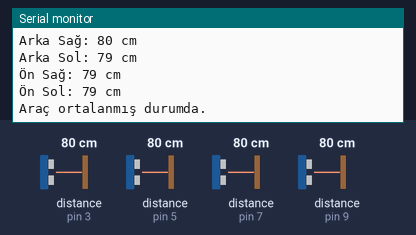
Simulated run of this sketch. Board: Arduino Uno, built with avr-gcc and run on an emulated ATmega328P. Shown: the last lines printed to the serial monitor. Wiring (inferred from the names in the program): 4 × ultrasonic range finder: trigger pin 2, echo pin 3 / trigger pin 4, echo pin 5 / trigger pin 6, echo pin 7 / trigger pin 8, echo pin 9. The test bench sets the inputs (shaded band); at power-on: distance to the obstacle (sensors on pin 3, pin 7, pin 5, pin 9) 80 cm. The echo pulse lasts 58.3 µs per cm.

Above: at 1.3 s.
1.4 s: distance to the obstacle (sensor on pin 3) set to 2 cm
At 2.04 s:
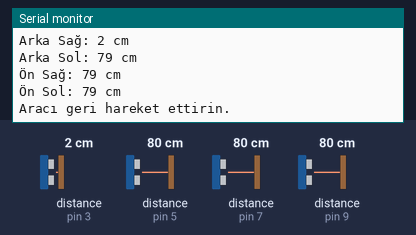
3.7 s: distance to the obstacle (sensor on pin 7) set to 2 cm
At 4.23 s:
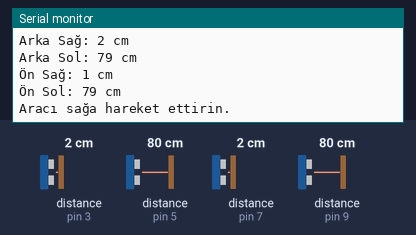
5.9 s: distance to the obstacle (sensor on pin 7) set to 120 cm
At 6.42 s:
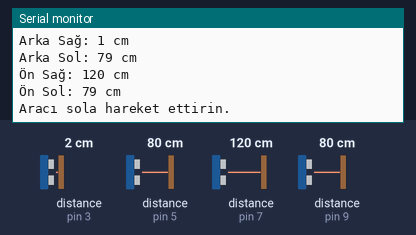
8.1 s: distance to the obstacle (sensor on pin 5) set to 2 cm
9.6 s: distance to the obstacle (sensor on pin 9) set to 250 cm
At 10.29 s:
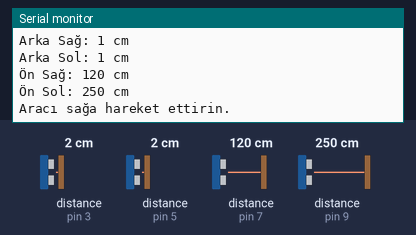
12.7 s: distance to the obstacle (sensor on pin 3) set to 4 cm
Timing chart, 0 to 15.2 s (numbered marks = the images above; inputs shaded):
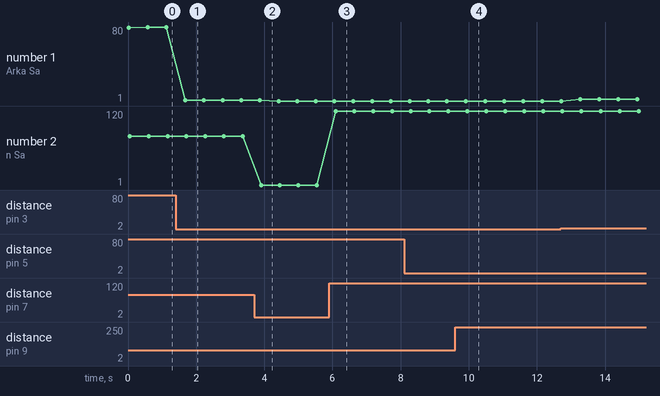

The sketch:

mesafe-sensoru-dortlu.ino
```cpp
#define TRIGGER_BACK_RIGHT 2
#define ECHO_BACK_RIGHT 3
#define TRIGGER_BACK_LEFT 4
#define ECHO_BACK_LEFT 5
#define TRIGGER_FRONT_RIGHT 6
#define ECHO_FRONT_RIGHT 7
#define TRIGGER_FRONT_LEFT 8
#define ECHO_FRONT_LEFT 9

// Mesafe eşik değerleri (cm cinsinden)
#define DISTANCE_THRESHOLD 10

void setup() {
  Serial.begin(9600);

  pinMode(TRIGGER_BACK_RIGHT, OUTPUT);
  pinMode(ECHO_BACK_RIGHT, INPUT);
  pinMode(TRIGGER_BACK_LEFT, OUTPUT);
  pinMode(ECHO_BACK_LEFT, INPUT);
  pinMode(TRIGGER_FRONT_RIGHT, OUTPUT);
  pinMode(ECHO_FRONT_RIGHT, INPUT);
  pinMode(TRIGGER_FRONT_LEFT, OUTPUT);
  pinMode(ECHO_FRONT_LEFT, INPUT);
}

void loop() {
  int distanceBackRight = getDistance(TRIGGER_BACK_RIGHT, ECHO_BACK_RIGHT);
  int distanceBackLeft = getDistance(TRIGGER_BACK_LEFT, ECHO_BACK_LEFT);
  int distanceFrontRight = getDistance(TRIGGER_FRONT_RIGHT, ECHO_FRONT_RIGHT);
  int distanceFrontLeft = getDistance(TRIGGER_FRONT_LEFT, ECHO_FRONT_LEFT);

  Serial.print("Arka Sağ: ");
  Serial.print(distanceBackRight);
  Serial.println(" cm");

  Serial.print("Arka Sol: ");
  Serial.print(distanceBackLeft);
  Serial.println(" cm");

  Serial.print("Ön Sağ: ");
  Serial.print(distanceFrontRight);
  Serial.println(" cm");

  Serial.print("Ön Sol: ");
  Serial.print(distanceFrontLeft);
  Serial.println(" cm");

  // Ortalamayı kontrol et
  centerVehicle(distanceFrontRight, distanceFrontLeft, distanceBackRight, distanceBackLeft);

  delay(500); // 0.5 saniye bekle
}

int getDistance(int triggerPin, int echoPin) {
  long duration;
  int distance;

  digitalWrite(triggerPin, LOW);
  delayMicroseconds(2);
  digitalWrite(triggerPin, HIGH);
  delayMicroseconds(10);
  digitalWrite(triggerPin, LOW);

  duration = pulseIn(echoPin, HIGH);
  distance = duration * 0.0344 / 2;

  return distance;
}

void centerVehicle(int frontRight, int frontLeft, int backRight, int backLeft) {
  // Hesaplamaları yaparak aracın ortalanıp ortalanmadığını kontrol et
  int frontAverage = (frontRight + frontLeft) / 2;
  int backAverage = (backRight + backLeft) / 2;
  int leftRightDifference = abs(frontLeft - frontRight);
  int backDifference = abs(backRight - backLeft);

  // Ortalamayı yapma işlemleri
  if (leftRightDifference > DISTANCE_THRESHOLD) {
    if (frontLeft > frontRight) {
      Serial.println("Aracı sağa hareket ettirin.");
      // Sağ motoru çalıştırın veya sağa dönme komutu verin
    } else {
      Serial.println("Aracı sola hareket ettirin.");
      // Sol motoru çalıştırın veya sola dönme komutu verin
    }
  } else if (backDifference > DISTANCE_THRESHOLD) {
    if (backLeft > backRight) {
      Serial.println("Aracı geri hareket ettirin.");
      // Arka motorları çalıştırın veya geri gitme komutu verin
    } else {
      Serial.println("Aracı ileri hareket ettirin.");
      // Ön motorları çalıştırın veya ileri gitme komutu verin
    }
  } else {
    Serial.println("Araç ortalanmış durumda.");
    // Araç doğru şekilde ortalanmış
  }
}
```

Measured:
- after the input at 1.4 s, the serial monitor: prints a new line after 0.28 s (image 1)
- after the input at 3.7 s, the serial monitor: prints a new line after 0.21 s (image 2)
- after the input at 5.9 s, the serial monitor: prints a new line after 0.19 s (image 3)
- after the input at 9.6 s, the serial monitor: prints a new line after 0.37 s (image 4)
- plotted number 1: 80 → 2 after the input at 1.4 s, 2 → 1 after the input at 3.7 s, 1 → 3 after the input at 12.7 s
- plotted number 2: 79 → 1 after the input at 3.7 s, 1 → 120 after the input at 5.9 s
